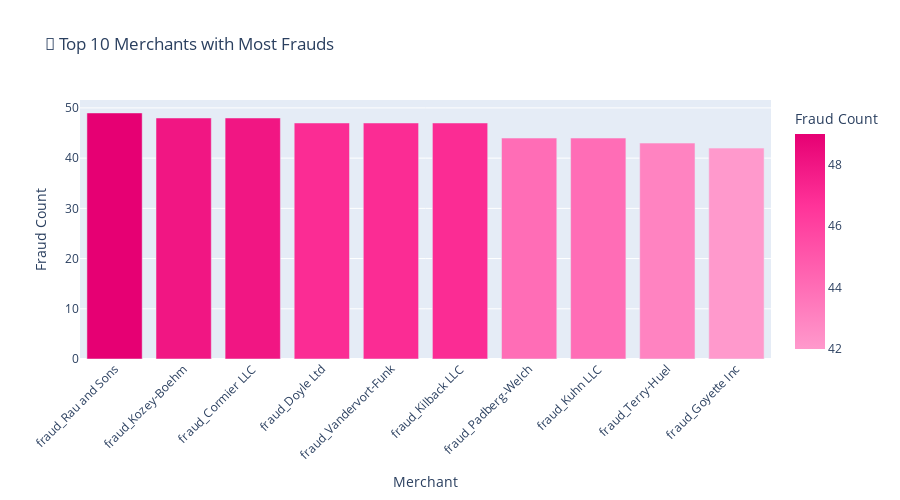

Notebook code for this chart:
### Code cell
query = """
SELECT 
    merchant,
    COUNT(*) AS fraud_count
FROM fraud_data
WHERE is_fraud = 1
GROUP BY merchant
ORDER BY fraud_count DESC
LIMIT 10;
"""

df_merchants = pd.read_sql(query, engine)

import plotly.express as px

fig = px.bar(df_merchants,
             x='merchant',
             y='fraud_count',
             title='🚨 Top 10 Merchants with Most Frauds',
             labels={'merchant': 'Merchant', 'fraud_count': 'Fraud Count'},
             color='fraud_count',
             color_continuous_scale=['#ff99cc', '#ff66b2', '#ff3399', '#e60073'],
             height=500)

fig.update_layout(xaxis_tickangle=-45)
fig.show()

### Figure 1 — Plotly figure (JSON) as saved in the notebook; plotly's stock layout.template omitted (floating-point values rounded to 4 significant figures)
{"data": [{"hovertemplate": "Merchant=%{x}<br>Fraud Count=%{marker.color}<extra></extra>", "legendgroup": "", "marker": {"color": [49, 48, 48, 47, 47, 47, 44, 44, 43, 42], "coloraxis": "coloraxis", "pattern": {"shape": ""}}, "name": "", "orientation": "v", "showlegend": false, "textposition": "auto", "type": "bar", "x": ["fraud_Rau and Sons", "fraud_Kozey-Boehm", "fraud_Cormier LLC", "fraud_Doyle Ltd", "fraud_Vandervort-Funk", "fraud_Kilback LLC", "fraud_Padberg-Welch", "fraud_Kuhn LLC", "fraud_Terry-Huel", "fraud_Goyette Inc"], "xaxis": "x", "y": [49, 48, 48, 47, 47, 47, 44, 44, 43, 42], "yaxis": "y"}], "layout": {"barmode": "relative", "coloraxis": {"colorbar": {"title": {"text": "Fraud Count"}}, "colorscale": [[0, "#ff99cc"], [0.3333, "#ff66b2"], [0.6667, "#ff3399"], [1, "#e60073"]]}, "height": 500, "legend": {"tracegroupgap": 0}, "title": {"text": "🚨 Top 10 Merchants with Most Frauds"}, "xaxis": {"anchor": "y", "domain": [0, 1], "tickangle": -45, "title": {"text": "Merchant"}}, "yaxis": {"anchor": "x", "domain": [0, 1], "title": {"text": "Fraud Count"}}}}
